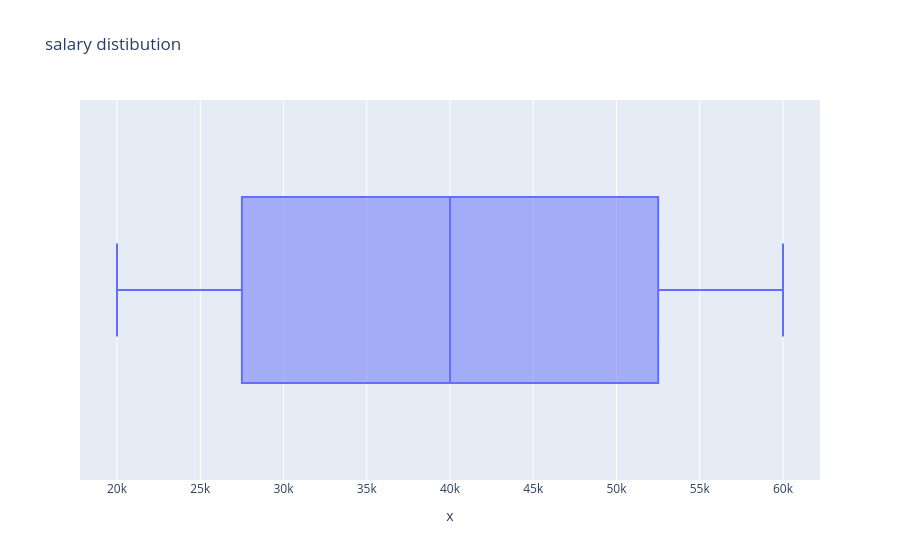

This figure's notebook cell:
### Code cell
#Box Plot: a box plot shows how data is spread, the middle value(medain) and  unusal values (outlier)
import plotly.express as px
salaries=[20000,30000,40000,50000,60000]
fig=px.box(x=salaries,title="salary distibution")
fig.show()

### Figure 1 — Plotly figure (JSON) as saved in the notebook; plotly's stock layout.template omitted (floating-point values rounded to 4 significant figures)
{"data": [{"alignmentgroup": "True", "hovertemplate": "x=%{x}<extra></extra>", "legendgroup": "", "marker": {"color": "#636efa"}, "name": "", "notched": false, "offsetgroup": "", "orientation": "h", "showlegend": false, "type": "box", "x": [20000, 30000, 40000, 50000, 60000], "x0": " ", "xaxis": "x", "y0": " ", "yaxis": "y"}], "layout": {"boxmode": "group", "legend": {"tracegroupgap": 0}, "title": {"text": "salary distibution"}, "xaxis": {"anchor": "y", "domain": [0, 1], "title": {"text": "x"}}, "yaxis": {"anchor": "x", "domain": [0, 1]}}}
